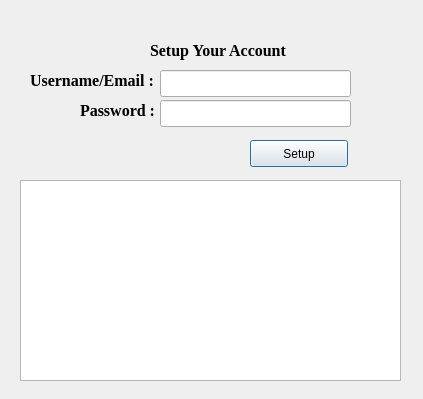
<?xml version="1.0" encoding="UTF-8"?>
<ui version="4.0">
 <class>Dialog</class>
 <widget class="QDialog" name="Dialog">
  <property name="geometry">
   <rect>
    <x>0</x>
    <y>0</y>
    <width>423</width>
    <height>399</height>
   </rect>
  </property>
  <property name="windowTitle">
   <string>Dialog</string>
  </property>
  <widget class="QLabel" name="label_username">
   <property name="geometry">
    <rect>
     <x>30</x>
     <y>70</y>
     <width>131</width>
     <height>21</height>
    </rect>
   </property>
   <property name="font">
    <font>
     <family>Times New Roman</family>
     <pointsize>12</pointsize>
     <weight>75</weight>
     <bold>true</bold>
    </font>
   </property>
   <property name="text">
    <string>Username/Email :</string>
   </property>
  </widget>
  <widget class="QLineEdit" name="edit_email">
   <property name="geometry">
    <rect>
     <x>160</x>
     <y>70</y>
     <width>191</width>
     <height>27</height>
    </rect>
   </property>
   <property name="layoutDirection">
    <enum>Qt::LeftToRight</enum>
   </property>
   <property name="text">
    <string/>
   </property>
  </widget>
  <widget class="QLabel" name="label_password">
   <property name="geometry">
    <rect>
     <x>80</x>
     <y>100</y>
     <width>81</width>
     <height>21</height>
    </rect>
   </property>
   <property name="font">
    <font>
     <family>Times New Roman</family>
     <pointsize>12</pointsize>
     <weight>75</weight>
     <bold>true</bold>
    </font>
   </property>
   <property name="text">
    <string>Password :</string>
   </property>
  </widget>
  <widget class="QLineEdit" name="edit_password">
   <property name="geometry">
    <rect>
     <x>160</x>
     <y>100</y>
     <width>191</width>
     <height>27</height>
    </rect>
   </property>
   <property name="layoutDirection">
    <enum>Qt::LeftToRight</enum>
   </property>
   <property name="inputMethodHints">
    <set>Qt::ImhHiddenText|Qt::ImhNoAutoUppercase|Qt::ImhNoPredictiveText</set>
   </property>
   <property name="text">
    <string/>
   </property>
   <property name="echoMode">
    <enum>QLineEdit::Password</enum>
   </property>
  </widget>
  <widget class="QLabel" name="label_setAcc">
   <property name="geometry">
    <rect>
     <x>150</x>
     <y>40</y>
     <width>141</width>
     <height>21</height>
    </rect>
   </property>
   <property name="font">
    <font>
     <family>Times New Roman</family>
     <pointsize>12</pointsize>
     <weight>75</weight>
     <bold>true</bold>
    </font>
   </property>
   <property name="text">
    <string>Setup Your Account</string>
   </property>
  </widget>
  <widget class="QTextBrowser" name="list_active_acc">
   <property name="geometry">
    <rect>
     <x>20</x>
     <y>180</y>
     <width>381</width>
     <height>201</height>
    </rect>
   </property>
   <property name="html">
    <string>&lt;!DOCTYPE HTML PUBLIC &quot;-//W3C//DTD HTML 4.0//EN&quot; &quot;http://www.w3.org/TR/REC-html40/strict.dtd&quot;&gt;
&lt;html&gt;&lt;head&gt;&lt;meta name=&quot;qrichtext&quot; content=&quot;1&quot; /&gt;&lt;style type=&quot;text/css&quot;&gt;
p, li { white-space: pre-wrap; }
&lt;/style&gt;&lt;/head&gt;&lt;body style=&quot; font-family:'Ubuntu'; font-size:11pt; font-weight:400; font-style:normal;&quot;&gt;
&lt;p style=&quot;-qt-paragraph-type:empty; margin-top:0px; margin-bottom:0px; margin-left:0px; margin-right:0px; -qt-block-indent:0; text-indent:0px;&quot;&gt;&lt;br /&gt;&lt;/p&gt;&lt;/body&gt;&lt;/html&gt;</string>
   </property>
  </widget>
  <widget class="QPushButton" name="push_setup">
   <property name="geometry">
    <rect>
     <x>250</x>
     <y>140</y>
     <width>98</width>
     <height>27</height>
    </rect>
   </property>
   <property name="text">
    <string>Setup</string>
   </property>
  </widget>
 </widget>
 <resources/>
 <connections/>
</ui>
